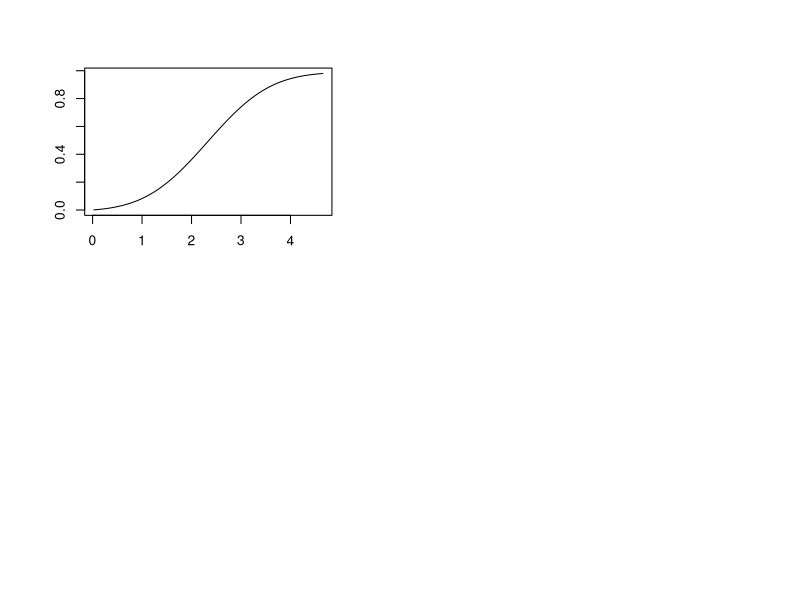

The R script that drew this image: (Note: this script raises an error after producing the figure.)
library('numDeriv')
thr = qnorm(0.99)
N = 10000
cost = 0.5
my.a = seq(2.5e-2,thr*2,length.out=1000)

bgamma = function(gamma) {
  ifelse(gamma>20,1,(exp(gamma)-1)/(exp(gamma)+1))
}

normDel= function(a,thr){
  pnorm(thr) - pnorm(thr - a)
}
sigmaa = function(a,thr,nc){
  del = normDel(a,thr)
  a^2 * bgamma(4*nc*del) / (2*nc*del)
}

my.del = normDel(my.a,thr)
my.vars = sigmaa(my.a,thr,N*cost)
my.derivs = sapply(
  my.a,
    function(Y){
      genD(
        func = function(X) sigmaa(X,thr,N*cost),
        x = Y
      )$D
    }
)

pdf('figures/suppFigures/largeEffectSizeVarianceRelationship.pdf',width=12,height=12)
par(mfrow=c(2,2))
op = par(mar=c(5,5,4,4)+0.1)

#1 
plot(
  my.a,
  my.del,
  type = 'l',
  xlab = '',
  ylab = ''
)
mtext(
  text=expression(paste('Standardized effect size (', alpha[std] ,')',sep='')),
  side=1,
  line=3,
  cex=cex.lab
)
mtext(
  text=expression(paste('Risk scale effect size (', delta[R](alpha) ,')',sep='')),
  side=2,
  line=3,
  cex=cex.lab
)

#2
par(op)
plot(
  my.a,
  my.vars,
  type = 'l',
  xlab ='',
  ylab =''
)
mtext(
  text=expression(paste('Standardized effect size (', alpha[std] ,')',sep='')),
  side=1,
  line=3,
  cex=cex.lab
)
mtext(
  text='Variance on liability scale',
  side=2,
  line=3.75,
  cex=cex.lab
)
mtext(
  text=expression(alpha^2*b(alpha)/(2*N*delta[R](alpha)*C)),
  side=2,
  line=2,
  cex=cex.lab
)

#3
plot(
  my.a,
  my.derivs[1,],
  type = 'l',
  xlab = '',
  ylab = ''
)
abline(h=0,lty=2,lwd=2)

#4
plot(
  my.a,
  my.derivs[2,],
  type = 'l',
  xlab = '',
  ylab = ''
)
abline(h=0,lty=2,lwd=2)

dev.off()
